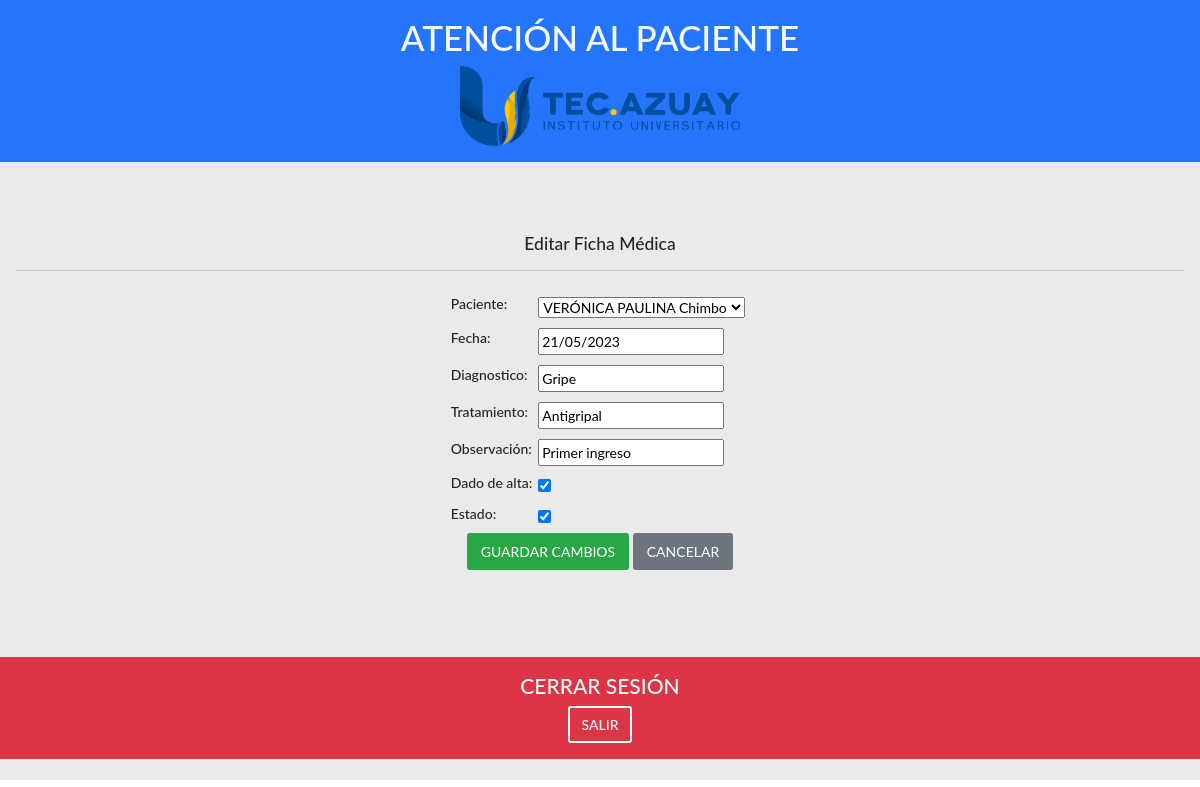
/home/ficha_medica/edit/1 (signed in), run on the app's committed database.
### app/models.py (models this page shows, shortened)
class Ficha_Medica(models.Model):
    paciente = models.ForeignKey(Paciente, on_delete=models.PROTECT, verbose_name="Paciente", related_name="ficha_medica_paciente")
    fecha = models.DateField("Fecha", default=date.today, null=False, blank=False)
    diagnostico = models.CharField("Diagnostico", max_length=200, blank=False, null=False)
    tratamiento = models.CharField("Tratamiento", max_length=200, blank=False, null=False)
    observacion = models.CharField("Observación", max_length=100, blank=True, null=True)
    alta = models.BooleanField("Dado de alta", default=False)
    estado = models.BooleanField("Estado", default=True)
    fecha_registro = models.DateTimeField('Fecha de registro', auto_now=False, auto_now_add=True)
    slug = AutoSlugField(populate_from=generar_slug, editable=False)
    class Meta:
        db_table = 'ficha_medica'

### app/views.py (the view)
# urls.py: path('home/ficha_medica/edit/<int:pk>', FichaMedicaEditView.as_view(), name='ficha_medica_edit'),
class FichaMedicaEditView(LoginRequiredMixin, UpdateView):
    template_name = 'ficha_medica/form.html'
    model = Ficha_Medica
    form_class = FichaMedicaForm
    success_url = reverse_lazy('ficha_medica_list')
    slug_url_kwarg='slug'
    def get_context_data(self, **kwargs):
        context = super().get_context_data(**kwargs)
        context['title_form'] = 'Editar Ficha Médica'
        return context

### app/forms.py
class FichaMedicaForm(ModelForm):
    def __init__(self, *args, **kwargs):
        super().__init__(*args, **kwargs)
    class Meta:
        model = Ficha_Medica
        fields = '__all__'
        exclude = ['fecha_registro']

### app/models.py (called while the page is built)
    def __str__(self):
        return '{0} {1}'.format(self.nombre, self.apellido)

### app/templates/ficha_medica/form.html
{% extends 'base/form_create.html' %}
{% load static %}
{% block card_body %}
    <table class="mx-auto">
        {{ form.as_table }}
    </table>
{% endblock %}
{% block atras %}
    <a href="{% url 'ficha_medica_list' %}" class="btn btn-secondary">CANCELAR</a>
{% endblock %}

### static_local/css/style.css (style rules this page uses)
table > tbody > tr { padding: 0px 0px !important; }
table > tbody > tr > td { padding: 5px 5px !important; }
table > tbody > tr > td { color: #505f66 !important; }

### data on the page
Ficha_Medica: paciente "VERÓNICA PAULINA Chimbo", fecha "21/05/2023", diagnostico "Gripe", tratamiento "Antigripal", observacion "Primer ingreso", alta "☑", estado "☑"

### other printed values
{{ title_form }} "Editar Ficha Médica"
